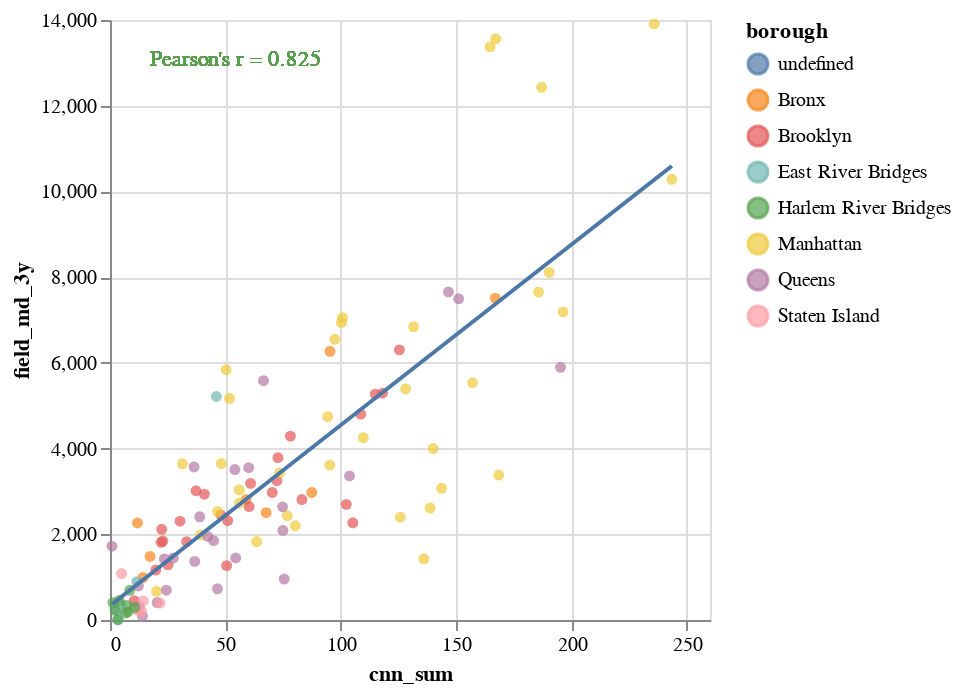

Here is the notebook cell this chart was saved with:
### Code cell
draw_regplot_c(df, 'cnn_sum', 'field_md_3y')

### Figure 1 — Vega-Lite specification as saved in the notebook (floating-point values rounded to 4 significant figures)
{"config": {"view": {"continuousWidth": 400, "continuousHeight": 300}}, "layer": [{"mark": "circle", "encoding": {"color": {"type": "nominal", "field": "borough"}, "x": {"type": "quantitative", "field": "cnn_sum"}, "y": {"type": "quantitative", "field": "field_md_3y"}}, "height": 300, "width": 300}, {"mark": {"type": "text", "align": "left", "text": "Pearson's r = 0.825"}, "encoding": {"color": {"type": "nominal", "field": "borough"}, "x": {"value": 20}, "y": {"value": 20}}, "height": 300, "width": 300}, {"mark": "line", "encoding": {"color": {"type": "nominal", "field": "borough"}, "x": {"type": "quantitative", "field": "cnn_sum"}, "y": {"type": "quantitative", "field": "field_md_3y"}}, "height": 300, "transform": [{"on": "cnn_sum", "regression": "field_md_3y"}], "width": 300}], "data": {"name": "data-34ce36ec510ff14df9321f56cee0f916"}, "$schema": "https://vega.github.io/schema/vega-lite/v4.0.2.json", "datasets": {"data-34ce36ec510ff14df9321f56cee0f916": [{"field_am_1y": 1271.0, "field_md_1y": 2933.0, "field_pm_1y": 4483.0, "field_all_1y": 3221.0, "field_am_3y": 1371.0, "field_md_3y": 2815.0, "field_pm_3y": 4513.0, "filed_all_3y": 2989.0, "cnn_count": 43.0, "cnn_sum": 58.99, "mayor_index": "N", "borough": "Bronx"}, {"field_am_1y": 1749.0, "field_md_1y": 1880.0, "field_pm_1y": 4936.0, "field_all_1y": 3076.0, "field_am_3y": 2030.0, "field_md_3y": 2266.0, "field_pm_3y": 5158.0, "filed_all_3y": 3217.0, "cnn_count": 5.0, "cnn_sum": 11.92, "mayor_index": "Y", "borough": "Bronx"}, {"field_am_1y": 2209.0, "field_md_1y": 6639.0, "field_pm_1y": 9282.0, "field_all_1y": 6810.0, "field_am_3y": 2502.0, "field_md_3y": 7508.0, "field_pm_3y": 10920.0, "filed_all_3y": 7239.0, "cnn_count": 97.0, "cnn_sum": 167.0, "mayor_index": "Y", "borough": "Bronx"}, {"field_am_1y": 1648.0, "field_md_1y": 1508.0, "field_pm_1y": 2787.0, "field_all_1y": 2048.0, "field_am_3y": 2062.0, "field_md_3y": 1484.0, "field_pm_3y": 2975.0, "filed_all_3y": 2180.0, "cnn_count": 8.0, "cnn_sum": 17.38, "mayor_index": "N", "borough": "Bronx"}, {"field_am_1y": 1016.0, "field_md_1y": 2513.0, "field_pm_1y": 3771.0, "field_all_1y": 2717.0, "field_am_3y": 1034.0, "field_md_3y": 2504.0, "field_pm_3y": 3589.0, "filed_all_3y": 2455.0, "cnn_count": 39.0, "cnn_sum": 67.68, "mayor_index": "N", "borough": "Bronx"}, {"field_am_1y": 757.0, "field_md_1y": 821.0, "field_pm_1y": 1960.0, "field_all_1y": 1264.0, "field_am_3y": 841.6, "field_md_3y": 990.2, "field_pm_3y": 1934.0, "filed_all_3y": 1280.0, "cnn_count": 6.0, "cnn_sum": 14.31, "mayor_index": "Y", "borough": "Bronx"}, {"field_am_1y": 1817.0, "field_md_1y": 5213.0, "field_pm_1y": 9068.0, "field_all_1y": 6076.0, "field_am_3y": 1859.0, "field_md_3y": 6270.0, "field_pm_3y": 8674.0, "filed_all_3y": 5821.0, "cnn_count": 66.0, "cnn_sum": 95.34, "mayor_index": "Y", "borough": "Bronx"}, {"field_am_1y": 1601.0, "field_md_1y": 2978.0, "field_pm_1y": 4535.0, "field_all_1y": 3326.0, "field_am_3y": 1565.0, "field_md_3y": 2976.0, "field_pm_3y": 4877.0, "filed_all_3y": 3232.0, "cnn_count": 53.0, "cnn_sum": 87.42, "mayor_index": "Y", "borough": "Bronx"}, {"field_am_1y": 1197.0, "field_md_1y": 4458.0, "field_pm_1y": 4865.0, "field_all_1y": 3969.0, "field_am_3y": 1490.0, "field_md_3y": 5269.0, "field_pm_3y": 6212.0, "filed_all_3y": 4490.0, "cnn_count": 70.0, "cnn_sum": 115.0, "mayor_index": "Y", "borough": "Brooklyn"}, {"field_am_1y": 743.0, "field_md_1y": 2241.0, "field_pm_1y": 2274.0, "field_all_1y": 1955.0, "field_am_3y": 870.4, "field_md_3y": 2306.0, "field_pm_3y": 2541.0, "filed_all_3y": 1967.0, "cnn_count": 21.0, "cnn_sum": 30.34, "mayor_index": "Y", "borough": "Brooklyn"}, {"field_am_1y": 3112.0, "field_md_1y": 2286.0, "field_pm_1y": 3996.0, "field_all_1y": 3135.0, "field_am_3y": 2937.0, "field_md_3y": 2698.0, "field_pm_3y": 4292.0, "filed_all_3y": 3331.0, "cnn_count": 70.0, "cnn_sum": 102.4, "mayor_index": "Y", "borough": "Brooklyn"}, {"field_am_1y": 1507.0, "field_md_1y": 3582.0, "field_pm_1y": 5534.0, "field_all_1y": 3948.0, "field_am_3y": 1515.0, "field_md_3y": 4289.0, "field_pm_3y": 5586.0, "filed_all_3y": 3931.0, "cnn_count": 54.0, "cnn_sum": 78.15, "mayor_index": "Y", "borough": "Brooklyn"}, {"field_am_1y": 581.0, "field_md_1y": 1802.0, "field_pm_1y": 2176.0, "field_all_1y": 1707.0, "field_am_3y": 576.2, "field_md_3y": 1828.0, "field_pm_3y": 2041.0, "filed_all_3y": 1535.0, "cnn_count": 19.0, "cnn_sum": 33.2, "mayor_index": "N", "borough": "Brooklyn"}, {"field_am_1y": 2938.0, "field_md_1y": 5966.0, "field_pm_1y": 7742.0, "field_all_1y": 6071.0, "field_am_3y": 2893.0, "field_md_3y": 5294.0, "field_pm_3y": 7451.0, "filed_all_3y": 5349.0, "cnn_count": 79.0, "cnn_sum": 118.2, "mayor_index": "Y", "borough": "Brooklyn"}, {"field_am_1y": 1566.0, "field_md_1y": 4568.0, "field_pm_1y": 5926.0, "field_all_1y": 4511.0, "field_am_3y": 1587.0, "field_md_3y": 4804.0, "field_pm_3y": 5816.0, "filed_all_3y": 4215.0, "cnn_count": 70.0, "cnn_sum": 108.7, "mayor_index": "Y", "borough": "Brooklyn"}, {"field_am_1y": 2102.0, "field_md_1y": 2346.0, "field_pm_1y": 4583.0, "field_all_1y": 3192.0, "field_am_3y": 2173.0, "field_md_3y": 2319.0, "field_pm_3y": 4163.0, "filed_all_3y": 2927.0, "cnn_count": 30.0, "cnn_sum": 51.01, "mayor_index": "Y", "borough": "Brooklyn"}, {"field_am_1y": 2056.0, "field_md_1y": 1851.0, "field_pm_1y": 2740.0, "field_all_1y": 2248.0, "field_am_3y": 2270.0, "field_md_3y": 2116.0, "field_pm_3y": 2884.0, "filed_all_3y": 2432.0, "cnn_count": 13.0, "cnn_sum": 22.41, "mayor_index": "N", "borough": "Brooklyn"}, {"field_am_1y": 2070.0, "field_md_1y": 3586.0, "field_pm_1y": 4034.0, "field_all_1y": 3462.0, "field_am_3y": 2214.0, "field_md_3y": 3788.0, "field_pm_3y": 4716.0, "filed_all_3y": 3653.0, "cnn_count": 48.0, "cnn_sum": 72.79, "mayor_index": "Y", "borough": "Brooklyn"}, {"field_am_1y": 971.0, "field_md_1y": 3792.0, "field_pm_1y": 1906.0, "field_all_1y": 2473.0, "field_am_3y": 1162.0, "field_md_3y": 2936.0, "field_pm_3y": 2303.0, "filed_all_3y": 2191.0, "cnn_count": 31.0, "cnn_sum": 40.86, "mayor_index": "Y", "borough": "Brooklyn"}, {"field_am_1y": 274.0, "field_md_1y": 1232.0, "field_pm_1y": 1433.0, "field_all_1y": 1121.0, "field_am_3y": 301.2, "field_md_3y": 1288.0, "field_pm_3y": 1528.0, "filed_all_3y": 1083.0, "cnn_count": 10.0, "cnn_sum": 25.15, "mayor_index": "N", "borough": "Brooklyn"}, {"field_am_1y": 1169.0, "field_md_1y": 3408.0, "field_pm_1y": 4008.0, "field_all_1y": 3200.0, "field_am_3y": 1084.0, "field_md_3y": 3250.0, "field_pm_3y": 4061.0, "filed_all_3y": 2899.0, "cnn_count": 46.0, "cnn_sum": 72.33, "mayor_index": "Y", "borough": "Brooklyn"}, {"field_am_1y": 839.0, "field_md_1y": 2354.0, "field_pm_1y": 2161.0, "field_all_1y": 1974.0, "field_am_3y": 827.6, "field_md_3y": 1811.0, "field_pm_3y": 2352.0, "filed_all_3y": 1713.0, "cnn_count": 14.0, "cnn_sum": 22.16, "mayor_index": "N", "borough": "Brooklyn"}, {"field_am_1y": 1927.0, "field_md_1y": 6036.0, "field_pm_1y": 9288.0, "field_all_1y": 6515.0, "field_am_3y": 2010.0, "field_md_3y": 6303.0, "field_pm_3y": 10240.0, "filed_all_3y": 6429.0, "cnn_count": 75.0, "cnn_sum": 125.4, "mayor_index": "Y", "borough": "Brooklyn"}, {"field_am_1y": 724.0, "field_md_1y": 3274.0, "field_pm_1y": 2933.0, "field_all_1y": 2628.0, "field_am_3y": 834.0, "field_md_3y": 2976.0, "field_pm_3y": 3205.0, "filed_all_3y": 2427.0, "cnn_count": 49.0, "cnn_sum": 70.31, "mayor_index": "Y", "borough": "Brooklyn"}, {"field_am_1y": 357.0, "field_md_1y": 1306.0, "field_pm_1y": 1230.0, "field_all_1y": 1085.0, "field_am_3y": 632.8, "field_md_3y": 1164.0, "field_pm_3y": 1988.0, "filed_all_3y": 1299.0, "cnn_count": 9.0, "cnn_sum": 19.83, "mayor_index": "N", "borough": "Brooklyn"}, {"field_am_1y": 2994.0, "field_md_1y": 2294.0, "field_pm_1y": 5394.0, "field_all_1y": 3674.0, "field_am_3y": 3330.0, "field_md_3y": 2269.0, "field_pm_3y": 5611.0, "filed_all_3y": 3761.0, "cnn_count": 69.0, "cnn_sum": 105.2, "mayor_index": "Y", "borough": "Brooklyn"}, {"field_am_1y": 1981.0, "field_md_1y": 2808.0, "field_pm_1y": 5478.0, "field_all_1y": 3710.0, "field_am_3y": 1843.0, "field_md_3y": 2648.0, "field_pm_3y": 5197.0, "filed_all_3y": 3311.0, "cnn_count": 39.0, "cnn_sum": 60.27, "mayor_index": "N", "borough": "Brooklyn"}, {"field_am_1y": 1572.0, "field_md_1y": 2989.0, "field_pm_1y": 3785.0, "field_all_1y": 3024.0, "field_am_3y": 1498.0, "field_md_3y": 3016.0, "field_pm_3y": 3832.0, "filed_all_3y": 2858.0, "cnn_count": 22.0, "cnn_sum": 37.25, "mayor_index": "Y", "borough": "Brooklyn"}, {"field_am_1y": 1392.0, "field_md_1y": 1888.0, "field_pm_1y": 2266.0, "field_all_1y": 1940.0, "field_am_3y": 1288.0, "field_md_3y": 1841.0, "field_pm_3y": 2243.0, "filed_all_3y": 1820.0, "cnn_count": 14.0, "cnn_sum": 22.92, "mayor_index": "N", "borough": "Brooklyn"}, {"field_am_1y": 278.0, "field_md_1y": 3254.0, "field_pm_1y": 2318.0, "field_all_1y": 2284.0, "field_am_3y": 263.4, "field_md_3y": 3187.0, "field_pm_3y": 2438.0, "filed_all_3y": 2063.0, "cnn_count": 38.0, "cnn_sum": 60.93, "mayor_index": "N", "borough": "Brooklyn"}, {"field_am_1y": 584.0, "field_md_1y": 2130.0, "field_pm_1y": 2696.0, "field_all_1y": 2047.0, "field_am_3y": 686.6, "field_md_3y": 2450.0, "field_pm_3y": 2694.0, "filed_all_3y": 2017.0, "cnn_count": 30.0, "cnn_sum": 48.01, "mayor_index": "Y", "borough": "Brooklyn"}, {"field_am_1y": 1730.0, "field_md_1y": 1194.0, "field_pm_1y": 2784.0, "field_all_1y": 1937.0, "field_am_3y": 1822.0, "field_md_3y": 1269.0, "field_pm_3y": 2789.0, "filed_all_3y": 1968.0, "cnn_count": 37.0, "cnn_sum": 50.56, "mayor_index": "Y", "borough": "Brooklyn"}, {"field_am_1y": 123.0, "field_md_1y": 449.5, "field_pm_1y": 384.0, "field_all_1y": 358.0, "field_am_3y": 115.6, "field_md_3y": 450.2, "field_pm_3y": 304.3, "filed_all_3y": 300.3, "cnn_count": 6.0, "cnn_sum": 10.52, "mayor_index": "N", "borough": "Brooklyn"}, {"field_am_1y": 1098.0, "field_md_1y": 3172.0, "field_pm_1y": 3796.0, "field_all_1y": 3007.0, "field_am_3y": 945.2, "field_md_3y": 2812.0, "field_pm_3y": 3713.0, "filed_all_3y": 2581.0, "cnn_count": 60.0, "cnn_sum": 83.16, "mayor_index": "N", "borough": "Brooklyn"}, {"field_am_1y": 4374.0, "field_md_1y": 1883.0, "field_pm_1y": 6537.0, "field_all_1y": 4243.0, "field_am_3y": 4299.0, "field_md_3y": 1830.0, "field_pm_3y": 6852.0, "filed_all_3y": 4328.0, "cnn_count": 35.0, "cnn_sum": 63.54, "mayor_index": "Y", "borough": "Manhattan"}, {"field_am_1y": 5221.0, "field_md_1y": 8216.0, "field_pm_1y": 15230.0, "field_all_1y": 10420.0, "field_am_3y": 5633.0, "field_md_3y": 8110.0, "field_pm_3y": 13070.0, "filed_all_3y": 9132.0, "cnn_count": 112.0, "cnn_sum": 190.3, "mayor_index": "Y", "borough": "Manhattan"}, {"field_am_1y": 2059.0, "field_md_1y": 5648.0, "field_pm_1y": 6984.0, "field_all_1y": 5464.0, "field_am_3y": 2248.0, "field_md_3y": 5392.0, "field_pm_3y": 7892.0, "filed_all_3y": 5350.0, "cnn_count": 66.0, "cnn_sum": 128.1, "mayor_index": "Y", "borough": "Manhattan"}, {"field_am_1y": 8323.0, "field_md_1y": 3562.0, "field_pm_1y": 9708.0, "field_all_1y": 6972.0, "field_am_3y": 7642.0, "field_md_3y": 3645.0, "field_pm_3y": 9493.0, "filed_all_3y": 6885.0, "cnn_count": 21.0, "cnn_sum": 31.4, "mayor_index": "Y", "borough": "Manhattan"}, {"field_am_1y": 1524.0, "field_md_1y": 3116.0, "field_pm_1y": 3850.0, "field_all_1y": 3091.0, "field_am_3y": 1684.0, "field_md_3y": 3430.0, "field_pm_3y": 3804.0, "filed_all_3y": 3048.0, "cnn_count": 51.0, "cnn_sum": 73.52, "mayor_index": "N", "borough": "Manhattan"}, {"field_am_1y": 1851.0, "field_md_1y": 3142.0, "field_pm_1y": 4391.0, "field_all_1y": 3383.0, "field_am_3y": 1745.0, "field_md_3y": 3038.0, "field_pm_3y": 4414.0, "filed_all_3y": 3143.0, "cnn_count": 35.0, "cnn_sum": 55.99, "mayor_index": "Y", "borough": "Manhattan"}, {"field_am_1y": 2601.0, "field_md_1y": 6666.0, "field_pm_1y": 13030.0, "field_all_1y": 8398.0, "field_am_3y": 3430.0, "field_md_3y": 7055.0, "field_pm_3y": 15850.0, "filed_all_3y": 9093.0, "cnn_count": 76.0, "cnn_sum": 100.8, "mayor_index": "Y", "borough": "Manhattan"}, {"field_am_1y": 8452.0, "field_md_1y": 7340.0, "field_pm_1y": 21510.0, "field_all_1y": 13230.0, "field_am_3y": 9562.0, "field_md_3y": 7190.0, "field_pm_3y": 20710.0, "filed_all_3y": 12660.0, "cnn_count": 115.0, "cnn_sum": 196.3, "mayor_index": "Y", "borough": "Manhattan"}, {"field_am_1y": 905.0, "field_md_1y": 2645.0, "field_pm_1y": 5501.0, "field_all_1y": 3439.0, "field_am_3y": 1239.0, "field_md_3y": 2433.0, "field_pm_3y": 5387.0, "filed_all_3y": 3124.0, "cnn_count": 54.0, "cnn_sum": 76.84, "mayor_index": "N", "borough": "Manhattan"}, {"field_am_1y": 9734.0, "field_md_1y": 10520.0, "field_pm_1y": 26210.0, "field_all_1y": 16640.0, "field_am_3y": 8177.0, "field_md_3y": 10280.0, "field_pm_3y": 25230.0, "filed_all_3y": 14940.0, "cnn_count": 135.0, "cnn_sum": 243.5, "mayor_index": "N", "borough": "Manhattan"}, {"field_am_1y": 6266.0, "field_md_1y": 16160.0, "field_pm_1y": 20620.0, "field_all_1y": 15960.0, "field_am_3y": 4900.0, "field_md_3y": 13380.0, "field_pm_3y": 21440.0, "filed_all_3y": 13730.0, "cnn_count": 97.0, "cnn_sum": 164.7, "mayor_index": "Y", "borough": "Manhattan"}, {"field_am_1y": 1509.0, "field_md_1y": 4200.0, "field_pm_1y": 5993.0, "field_all_1y": 4379.0, "field_am_3y": 1366.0, "field_md_3y": 3650.0, "field_pm_3y": 5125.0, "filed_all_3y": 3499.0, "cnn_count": 34.0, "cnn_sum": 48.23, "mayor_index": "N", "borough": "Manhattan"}, {"field_am_1y": 3191.0, "field_md_1y": 4270.0, "field_pm_1y": 7260.0, "field_all_1y": 5250.0, "field_am_3y": 3790.0, "field_md_3y": 4000.0, "field_pm_3y": 7559.0, "filed_all_3y": 5195.0, "cnn_count": 86.0, "cnn_sum": 140.1, "mayor_index": "Y", "borough": "Manhattan"}, {"field_am_1y": 2610.0, "field_md_1y": 3515.0, "field_pm_1y": 6544.0, "field_all_1y": 4546.0, "field_am_3y": 2707.0, "field_md_3y": 3614.0, "field_pm_3y": 7092.0, "filed_all_3y": 4575.0, "cnn_count": 60.0, "cnn_sum": 95.25, "mayor_index": "N", "borough": "Manhattan"}, {"field_am_1y": 4218.0, "field_md_1y": 3992.0, "field_pm_1y": 10080.0, "field_all_1y": 6470.0, "field_am_3y": 4584.0, "field_md_3y": 4255.0, "field_pm_3y": 11260.0, "filed_all_3y": 6826.0, "cnn_count": 61.0, "cnn_sum": 109.8, "mayor_index": "Y", "borough": "Manhattan"}, {"field_am_1y": 770.0, "field_md_1y": 1686.0, "field_pm_1y": 3485.0, "field_all_1y": 2223.0, "field_am_3y": 1008.0, "field_md_3y": 1985.0, "field_pm_3y": 3674.0, "filed_all_3y": 2294.0, "cnn_count": 26.0, "cnn_sum": 39.23, "mayor_index": "N", "borough": "Manhattan"}, {"field_am_1y": 12170.0, "field_md_1y": 11380.0, "field_pm_1y": 29910.0, "field_all_1y": 18950.0, "field_am_3y": 10790.0, "field_md_3y": 12430.0, "field_pm_3y": 29680.0, "filed_all_3y": 18040.0, "cnn_count": 109.0, "cnn_sum": 187.1, "mayor_index": "Y", "borough": "Manhattan"}, {"field_am_1y": 1554.0, "field_md_1y": 2400.0, "field_pm_1y": 4506.0, "field_all_1y": 3073.0, "field_am_3y": 2142.0, "field_md_3y": 2530.0, "field_pm_3y": 4372.0, "filed_all_3y": 3066.0, "cnn_count": 34.0, "cnn_sum": 46.63, "mayor_index": "N", "borough": "Manhattan"}, {"field_am_1y": 4643.0, "field_md_1y": 5098.0, "field_pm_1y": 10140.0, "field_all_1y": 7025.0, "field_am_3y": 5874.0, "field_md_3y": 5842.0, "field_pm_3y": 11160.0, "filed_all_3y": 7727.0, "cnn_count": 23.0, "cnn_sum": 50.35, "mayor_index": "Y", "borough": "Manhattan"}, {"field_am_1y": 2144.0, "field_md_1y": 5307.0, "field_pm_1y": 7869.0, "field_all_1y": 5699.0, "field_am_3y": 2111.0, "field_md_3y": 5538.0, "field_pm_3y": 7998.0, "filed_all_3y": 5399.0, "cnn_count": 90.0, "cnn_sum": 157.1, "mayor_index": "Y", "borough": "Manhattan"}, {"field_am_1y": 2252.0, "field_md_1y": 5646.0, "field_pm_1y": 8251.0, "field_all_1y": 6009.0, "field_am_3y": 2098.0, "field_md_3y": 5170.0, "field_pm_3y": 8610.0, "filed_all_3y": 5481.0, "cnn_count": 31.0, "cnn_sum": 51.8, "mayor_index": "Y", "borough": "Manhattan"}, {"field_am_1y": 1549.0, "field_md_1y": 4920.0, "field_pm_1y": 8010.0, "field_all_1y": 5482.0, "field_am_3y": 1416.0, "field_md_3y": 4743.0, "field_pm_3y": 7688.0, "filed_all_3y": 4804.0, "cnn_count": 49.0, "cnn_sum": 94.39, "mayor_index": "Y", "borough": "Manhattan"}, {"field_am_1y": 13510.0, "field_md_1y": 12950.0, "field_pm_1y": 31300.0, "field_all_1y": 20400.0, "field_am_3y": 12540.0, "field_md_3y": 13560.0, "field_pm_3y": 28660.0, "filed_all_3y": 18590.0, "cnn_count": 117.0, "cnn_sum": 167.1, "mayor_index": "Y", "borough": "Manhattan"}, {"field_am_1y": 7334.0, "field_md_1y": 3320.0, "field_pm_1y": 15620.0, "field_all_1y": 9044.0, "field_am_3y": 6831.0, "field_md_3y": 3382.0, "field_pm_3y": 15670.0, "filed_all_3y": 8733.0, "cnn_count": 100.0, "cnn_sum": 168.5, "mayor_index": "Y", "borough": "Manhattan"}, {"field_am_1y": 3371.0, "field_md_1y": 2117.0, "field_pm_1y": 9774.0, "field_all_1y": 5431.0, "field_am_3y": 3905.0, "field_md_3y": 2400.0, "field_pm_3y": 11780.0, "filed_all_3y": 6152.0, "cnn_count": 88.0, "cnn_sum": 125.8, "mayor_index": "N", "borough": "Manhattan"}, {"field_am_1y": 2971.0, "field_md_1y": 2848.0, "field_pm_1y": 6354.0, "field_all_1y": 4275.0, "field_am_3y": 2440.0, "field_md_3y": 2613.0, "field_pm_3y": 5558.0, "filed_all_3y": 3601.0, "cnn_count": 86.0, "cnn_sum": 138.7, "mayor_index": "Y", "borough": "Manhattan"}, {"field_am_1y": 5999.0, "field_md_1y": 2856.0, "field_pm_1y": 10960.0, "field_all_1y": 6728.0, "field_am_3y": 5393.0, "field_md_3y": 2732.0, "field_pm_3y": 10940.0, "filed_all_3y": 6411.0, "cnn_count": 38.0, "cnn_sum": 56.12, "mayor_index": "N", "borough": "Manhattan"}, {"field_am_1y": 5786.0, "field_md_1y": 3016.0, "field_pm_1y": 11920.0, "field_all_1y": 7130.0, "field_am_3y": 5258.0, "field_md_3y": 3072.0, "field_pm_3y": 11260.0, "filed_all_3y": 6605.0, "cnn_count": 91.0, "cnn_sum": 143.7, "mayor_index": "N", "borough": "Manhattan"}, {"field_am_1y": 5166.0, "field_md_1y": 1268.0, "field_pm_1y": 9849.0, "field_all_1y": 5480.0, "field_am_3y": 5806.0, "field_md_3y": 1429.0, "field_pm_3y": 10620.0, "filed_all_3y": 5960.0, "cnn_count": 87.0, "cnn_sum": 136.0, "mayor_index": "Y", "borough": "Manhattan"}, {"field_am_1y": 3510.0, "field_md_1y": 2506.0, "field_pm_1y": 9943.0, "field_all_1y": 5681.0, "field_am_3y": 3763.0, "field_md_3y": 2198.0, "field_pm_3y": 9733.0, "filed_all_3y": 5317.0, "cnn_count": 58.0, "cnn_sum": 80.3, "mayor_index": "N", "borough": "Manhattan"}, {"field_am_1y": 3426.0, "field_md_1y": 12020.0, "field_pm_1y": 20480.0, "field_all_1y": 13680.0, "field_am_3y": 4791.0, "field_md_3y": 13910.0, "field_pm_3y": 20750.0, "filed_all_3y": 13640.0, "cnn_count": 154.0, "cnn_sum": 235.8, "mayor_index": "N", "borough": "Manhattan"}, {"field_am_1y": 8719.0, "field_md_1y": 4517.0, "field_pm_1y": 25600.0, "field_all_1y": 13790.0, "field_am_3y": 8507.0, "field_md_3y": 6840.0, "field_pm_3y": 21760.0, "filed_all_3y": 12600.0, "cnn_count": 82.0, "cnn_sum": 131.5, "mayor_index": "N", "borough": "Manhattan"}, {"field_am_1y": 5689.0, "field_md_1y": 6542.0, "field_pm_1y": 15470.0, "field_all_1y": 9942.0, "field_am_3y": 5630.0, "field_md_3y": 6549.0, "field_pm_3y": 14190.0, "filed_all_3y": 8976.0, "cnn_count": 67.0, "cnn_sum": 97.44, "mayor_index": "N", "borough": "Manhattan"}, {"field_am_1y": 2987.0, "field_md_1y": 7423.0, "field_pm_1y": 12400.0, "field_all_1y": 8525.0, "field_am_3y": 4822.0, "field_md_3y": 7650.0, "field_pm_3y": 15170.0, "filed_all_3y": 9472.0, "cnn_count": 125.0, "cnn_sum": 185.7, "mayor_index": "Y", "borough": "Manhattan"}, {"field_am_1y": 4365.0, "field_md_1y": 7551.0, "field_pm_1y": 12630.0, "field_all_1y": 8947.0, "field_am_3y": 4625.0, "field_md_3y": 6937.0, "field_pm_3y": 14510.0, "filed_all_3y": 8930.0, "cnn_count": 62.0, "cnn_sum": 100.3, "mayor_index": "N", "borough": "Manhattan"}, {"field_am_1y": 249.0, "field_md_1y": 691.0, "field_pm_1y": 562.5, "field_all_1y": 551.2, "field_am_3y": 271.0, "field_md_3y": 670.7, "field_pm_3y": 580.5, "filed_all_3y": 521.3, "cnn_count": 11.0, "cnn_sum": 20.15, "mayor_index": "N", "borough": "Manhattan"}, {"field_am_1y": 455.0, "field_md_1y": 2436.0, "field_pm_1y": 3268.0, "field_all_1y": 2373.0, "field_am_3y": 887.6, "field_md_3y": 3363.0, "field_pm_3y": 4019.0, "filed_all_3y": 2866.0, "cnn_count": 64.0, "cnn_sum": 103.8, "mayor_index": "N", "borough": "Queens"}, {"field_am_1y": 1242.0, "field_md_1y": 2967.0, "field_pm_1y": 4596.0, "field_all_1y": 3274.0, "field_am_3y": 1293.0, "field_md_3y": 2640.0, "field_pm_3y": 4679.0, "filed_all_3y": 2963.0, "cnn_count": 52.0, "cnn_sum": 74.79, "mayor_index": "Y", "borough": "Queens"}, {"field_am_1y": 2774.0, "field_md_1y": 4745.0, "field_pm_1y": 8706.0, "field_all_1y": 5935.0, "field_am_3y": 2849.0, "field_md_3y": 5584.0, "field_pm_3y": 8726.0, "filed_all_3y": 5889.0, "cnn_count": 41.0, "cnn_sum": 66.51, "mayor_index": "Y", "borough": "Queens"}, {"field_am_1y": 700.0, "field_md_1y": 3590.0, "field_pm_1y": 4680.0, "field_all_1y": 3448.0, "field_am_3y": 825.2, "field_md_3y": 3555.0, "field_pm_3y": 4798.0, "filed_all_3y": 3191.0, "cnn_count": 39.0, "cnn_sum": 60.11, "mayor_index": "Y", "borough": "Queens"}, {"field_am_1y": 762.0, "field_md_1y": 1268.0, "field_pm_1y": 2082.0, "field_all_1y": 1492.0, "field_am_3y": 782.4, "field_md_3y": 1368.0, "field_pm_3y": 2011.0, "filed_all_3y": 1423.0, "cnn_count": 24.0, "cnn_sum": 36.72, "mayor_index": "N", "borough": "Queens"}, {"field_am_1y": 176.0, "field_md_1y": 193.0, "field_pm_1y": 282.5, "field_all_1y": 225.4, "field_am_3y": 418.4, "field_md_3y": 314.0, "field_pm_3y": 490.7, "filed_all_3y": 407.1, "cnn_count": 7.0, "cnn_sum": 12.67, "mayor_index": "N", "borough": "Queens"}, {"field_am_1y": 1015.0, "field_md_1y": 2344.0, "field_pm_1y": 2688.0, "field_all_1y": 2216.0, "field_am_3y": 983.4, "field_md_3y": 1949.0, "field_pm_3y": 2985.0, "filed_all_3y": 2031.0, "cnn_count": 31.0, "cnn_sum": 42.34, "mayor_index": "Y", "borough": "Queens"}, {"field_am_1y": 884.0, "field_md_1y": 1206.0, "field_pm_1y": 1530.0, "field_all_1y": 1271.0, "field_am_3y": 731.6, "field_md_3y": 793.5, "field_pm_3y": 1214.0, "filed_all_3y": 923.7, "cnn_count": 9.0, "cnn_sum": 12.33, "mayor_index": "N", "borough": "Queens"}, {"field_am_1y": 887.0, "field_md_1y": 2394.0, "field_pm_1y": 3052.0, "field_all_1y": 2356.0, "field_am_3y": 1046.0, "field_md_3y": 2091.0, "field_pm_3y": 3208.0, "filed_all_3y": 2178.0, "cnn_count": 52.0, "cnn_sum": 74.93, "mayor_index": "N", "borough": "Queens"}, {"field_am_1y": 1366.0, "field_md_1y": 6678.0, "field_pm_1y": 8324.0, "field_all_1y": 6274.0, "field_am_3y": 1323.0, "field_md_3y": 5896.0, "field_pm_3y": 8093.0, "filed_all_3y": 5326.0, "cnn_count": 123.0, "cnn_sum": 195.2, "mayor_index": "Y", "borough": "Queens"}, {"field_am_1y": 1582.0, "field_md_1y": 1359.0, "field_pm_1y": 2252.0, "field_all_1y": 1761.0, "field_am_3y": 1180.0, "field_md_3y": 1445.0, "field_pm_3y": 1823.0, "filed_all_3y": 1500.0, "cnn_count": 18.0, "cnn_sum": 27.42, "mayor_index": "N", "borough": "Queens"}, {"field_am_1y": 2457.0, "field_md_1y": 7528.0, "field_pm_1y": 8415.0, "field_all_1y": 6869.0, "field_am_3y": 2715.0, "field_md_3y": 7494.0, "field_pm_3y": 8848.0, "filed_all_3y": 6566.0, "cnn_count": 87.0, "cnn_sum": 151.1, "mayor_index": "Y", "borough": "Queens"}, {"field_am_1y": 54.0, "field_md_1y": 84.5, "field_pm_1y": 131.0, "field_all_1y": 97.0, "field_am_3y": 77.2, "field_md_3y": 88.0, "field_pm_3y": 172.7, "filed_all_3y": 114.7, "cnn_count": 8.0, "cnn_sum": 14.08, "mayor_index": "N", "borough": "Queens"}, {"field_am_1y": 655.0, "field_md_1y": 1094.0, "field_pm_1y": 1096.0, "field_all_1y": 1007.0, "field_am_3y": 798.0, "field_md_3y": 1447.0, "field_pm_3y": 1576.0, "filed_all_3y": 1302.0, "cnn_count": 37.0, "cnn_sum": 54.48, "mayor_index": "N", "borough": "Queens"}, {"field_am_1y": 1565.0, "field_md_1y": 2120.0, "field_pm_1y": 3246.0, "field_all_1y": 2459.0, "field_am_3y": 1398.0, "field_md_3y": 2408.0, "field_pm_3y": 3769.0, "filed_all_3y": 2591.0, "cnn_count": 25.0, "cnn_sum": 38.87, "mayor_index": "Y", "borough": "Queens"}, {"field_am_1y": 1286.0, "field_md_1y": 1158.0, "field_pm_1y": 1859.0, "field_all_1y": 1464.0, "field_am_3y": 980.8, "field_md_3y": 1426.0, "field_pm_3y": 2432.0, "filed_all_3y": 1650.0, "cnn_count": 14.0, "cnn_sum": 23.56, "mayor_index": "N", "borough": "Queens"}, {"field_am_1y": 278.0, "field_md_1y": 672.5, "field_pm_1y": 1028.0, "field_all_1y": 735.8, "field_am_3y": 296.0, "field_md_3y": 694.8, "field_pm_3y": 1084.0, "filed_all_3y": 714.7, "cnn_count": 16.0, "cnn_sum": 24.41, "mayor_index": "N", "borough": "Queens"}, {"field_am_1y": 354.0, "field_md_1y": 1988.0, "field_pm_1y": 1939.0, "field_all_1y": 1642.0, "field_am_3y": 347.6, "field_md_3y": 1850.0, "field_pm_3y": 1990.0, "filed_all_3y": 1458.0, "cnn_count": 34.0, "cnn_sum": 44.89, "mayor_index": "N", "borough": "Queens"}, {"field_am_1y": 1682.0, "field_md_1y": 783.5, "field_pm_1y": 2431.0, "field_all_1y": 1622.0, "field_am_3y": 1621.0, "field_md_3y": 727.8, "field_pm_3y": 2266.0, "filed_all_3y": 1533.0, "cnn_count": 27.0, "cnn_sum": 46.56, "mayor_index": "N", "borough": "Queens"}, {"field_am_1y": 452.0, "field_md_1y": 1706.0, "field_pm_1y": 1962.0, "field_all_1y": 1558.0, "field_am_3y": 556.6, "field_md_3y": 1722.0, "field_pm_3y": 1971.0, "filed_all_3y": 1467.0, "cnn_count": 0.0, "cnn_sum": 0.8316, "mayor_index": "N", "borough": "Queens"}, {"field_am_1y": 6879.0, "field_md_1y": 3830.0, "field_pm_1y": 11320.0, "field_all_1y": 7434.0, "field_am_3y": 6034.0, "field_md_3y": 3571.0, "field_pm_3y": 9970.0, "filed_all_3y": 6554.0, "cnn_count": 20.0, "cnn_sum": 36.41, "mayor_index": "N", "borough": "Queens"}, {"field_am_1y": 3266.0, "field_md_1y": 7324.0, "field_pm_1y": 12540.0, "field_all_1y": 8599.0, "field_am_3y": 3486.0, "field_md_3y": 7654.0, "field_pm_3y": 12310.0, "filed_all_3y": 8071.0, "cnn_count": 105.0, "cnn_sum": 146.7, "mayor_index": "N", "borough": "Queens"}, {"field_am_1y": 1186.0, "field_md_1y": 3718.0, "field_pm_1y": 5088.0, "field_all_1y": 3760.0, "field_am_3y": 1066.0, "field_md_3y": 3511.0, "field_pm_3y": 4917.0, "filed_all_3y": 3288.0, "cnn_count": 33.0, "cnn_sum": 54.13, "mayor_index": "N", "borough": "Queens"}, {"field_am_1y": 1411.0, "field_md_1y": 1010.0, "field_pm_1y": 2926.0, "field_all_1y": 1857.0, "field_am_3y": 1300.0, "field_md_3y": 956.0, "field_pm_3y": 2741.0, "filed_all_3y": 1687.0, "cnn_count": 54.0, "cnn_sum": 75.49, "mayor_index": "N", "borough": "Queens"}, {"field_am_1y": 307.0, "field_md_1y": 341.0, "field_pm_1y": 542.5, "field_all_1y": 414.8, "field_am_3y": 328.0, "field_md_3y": 407.3, "field_pm_3y": 691.5, "filed_all_3y": 484.3, "cnn_count": 14.0, "cnn_sum": 20.42, "mayor_index": "N", "borough": "Queens"}, {"field_am_1y": 269.0, "field_md_1y": 230.0, "field_pm_1y": 309.5, "field_all_1y": 269.6, "field_am_3y": 225.2, "field_md_3y": 225.7, "field_pm_3y": 327.3, "filed_all_3y": 261.4, "cnn_count": 6.0, "cnn_sum": 11.82, "mayor_index": "N", "borough": "Staten Island"}, {"field_am_1y": 603.0, "field_md_1y": 386.5, "field_pm_1y": 569.0, "field_all_1y": 502.8, "field_am_3y": 549.6, "field_md_3y": 395.0, "field_pm_3y": 577.8, "filed_all_3y": 505.0, "cnn_count": 16.0, "cnn_sum": 21.7, "mayor_index": "N", "borough": "Staten Island"}, {"field_am_1y": 1656.0, "field_md_1y": 1224.0, "field_pm_1y": 2097.0, "field_all_1y": 1659.0, "field_am_3y": 1217.0, "field_md_3y": 1083.0, "field_pm_3y": 1830.0, "filed_all_3y": 1386.0, "cnn_count": 1.0, "cnn_sum": 5.04, "mayor_index": "Y", "borough": "Staten Island"}, {"field_am_1y": 209.0, "field_md_1y": 190.5, "field_pm_1y": 302.0, "field_all_1y": 238.8, "field_am_3y": 155.2, "field_md_3y": 193.7, "field_pm_3y": 253.3, "filed_all_3y": 203.4, "cnn_count": 5.0, "cnn_sum": 13.76, "mayor_index": "N", "borough": "Staten Island"}, {"field_am_1y": 632.0, "field_md_1y": 362.5, "field_pm_1y": 682.0, "field_all_1y": 544.2, "field_am_3y": 609.0, "field_md_3y": 446.5, "field_pm_3y": 685.0, "filed_all_3y": 578.5, "cnn_count": 10.0, "cnn_sum": 14.44, "mayor_index": "Y", "borough": "Staten Island"}, {"field_am_1y": 507.0, "field_md_1y": 5460.0, "field_pm_1y": 4404.0, "field_all_1y": 4047.0, "field_am_3y": 568.4, "field_md_3y": 5215.0, "field_pm_3y": 3876.0, "filed_all_3y": 3376.0, "cnn_count": 30.0, "cnn_sum": 46.08, "mayor_index": "N", "borough": "East River Bridges"}, {"field_am_1y": 0.0, "field_md_1y": 2.0, "field_pm_1y": 1.0, "field_all_1y": 1.2, "field_am_3y": 3.2, "field_md_3y": 6.0, "field_pm_3y": 4.667, "filed_all_3y": 4.706, "cnn_count": 1.0, "cnn_sum": 3.452, "mayor_index": "N", "borough": "East River Bridges"}, {"field_am_1y": 164.0, "field_md_1y": 498.5, "field_pm_1y": 629.0, "field_all_1y": 483.8, "field_am_3y": 174.2, "field_md_3y": 379.8, "field_pm_3y": 476.5, "filed_all_3y": 353.5, "cnn_count": 0.0, "cnn_sum": 4.564, "mayor_index": "N", "borough": "East River Bridges"}, {"field_am_1y": 425.0, "field_md_1y": 1008.0, "field_pm_1y": 853.5, "field_all_1y": 829.6, "field_am_3y": 426.8, "field_md_3y": 892.7, "field_pm_3y": 847.8, "filed_all_3y": 739.8, "cnn_count": 8.0, "cnn_sum": 11.64, "mayor_index": "N", "borough": "East River Bridges"}, {"field_am_1y": 186.0, "field_md_1y": 218.5, "field_pm_1y": 420.0, "field_all_1y": 292.6, "field_am_3y": 208.2, "field_md_3y": 219.7, "field_pm_3y": 391.5, "filed_all_3y": 276.9, "cnn_count": 1.0, "cnn_sum": 3.025, "mayor_index": "N", "borough": "East River Bridges"}, {"field_am_1y": 481.0, "field_md_1y": 1015.0, "field_pm_1y": 1010.0, "field_all_1y": 906.0, "field_am_3y": 489.2, "field_md_3y": 693.3, "field_pm_3y": 985.2, "filed_all_3y": 736.3, "cnn_count": 5.0, "cnn_sum": 8.586, "mayor_index": "N", "borough": "Harlem River Bridges"}, {"field_am_1y": 363.0, "field_md_1y": 308.5, "field_pm_1y": 902.0, "field_all_1y": 556.8, "field_am_3y": 344.4, "field_md_3y": 288.3, "field_pm_3y": 758.0, "filed_all_3y": 470.6, "cnn_count": 7.0, "cnn_sum": 10.75, "mayor_index": "N", "borough": "Harlem River Bridges"}, {"field_am_1y": 251.0, "field_md_1y": 343.0, "field_pm_1y": 437.5, "field_all_1y": 362.4, "field_am_3y": 339.2, "field_md_3y": 454.5, "field_pm_3y": 554.8, "filed_all_3y": 456.0, "cnn_count": 1.0, "cnn_sum": 3.916, "mayor_index": "N", "borough": "Harlem River Bridges"}, {"field_am_1y": 162.0, "field_md_1y": 324.5, "field_pm_1y": 497.5, "field_all_1y": 361.2, "field_am_3y": 170.0, "field_md_3y": 337.5, "field_pm_3y": 510.0, "filed_all_3y": 349.1, "cnn_count": 6.0, "cnn_sum": 7.407, "mayor_index": "N", "borough": "Harlem River Bridges"}, {"field_am_1y": 428.0, "field_md_1y": 195.5, "field_pm_1y": 505.5, "field_all_1y": 366.0, "field_am_3y": 355.6, "field_md_3y": 227.0, "field_pm_3y": 497.2, "filed_all_3y": 360.2, "cnn_count": 1.0, "cnn_sum": 2.194, "mayor_index": "N", "borough": "Harlem River Bridges"}, {"field_am_1y": 91.0, "field_md_1y": 132.0, "field_pm_1y": 379.5, "field_all_1y": 222.8, "field_am_3y": 181.8, "field_md_3y": 187.0, "field_pm_3y": 354.3, "filed_all_3y": 244.5, "cnn_count": 4.0, "cnn_sum": 7.765, "mayor_index": "N", "borough": "Harlem River Bridges"}, {"field_am_1y": 111.0, "field_md_1y": 181.5, "field_pm_1y": 209.0, "field_all_1y": 178.4, "field_am_3y": 164.2, "field_md_3y": 161.5, "field_pm_3y": 291.3, "filed_all_3y": 208.1, "cnn_count": 3.0, "cnn_sum": 6.748, "mayor_index": "N", "borough": "Harlem River Bridges"}, {"field_am_1y": 6.0, "field_md_1y": 5.0, "field_pm_1y": 14.5, "field_all_1y": 9.0, "field_am_3y": 12.0, "field_md_3y": 11.33, "field_pm_3y": 24.5, "filed_all_3y": 16.18, "cnn_count": 1.0, "cnn_sum": 3.434, "mayor_index": "N", "borough": "Harlem River Bridges"}, {"field_am_1y": 187.0, "field_md_1y": 307.0, "field_pm_1y": 516.5, "field_all_1y": 366.8, "field_am_3y": 170.6, "field_md_3y": 403.5, "field_pm_3y": 503.2, "filed_all_3y": 370.2, "cnn_count": 0.0, "cnn_sum": 1.263, "mayor_index": "N", "borough": "Harlem River Bridges"}]}}
